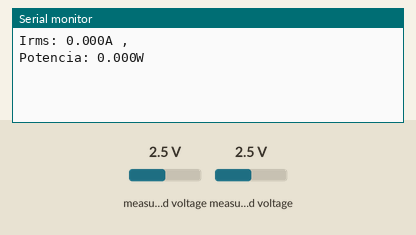
Recording of a sketch running on a simulated Arduino Uno, built with avr-gcc and run on an emulated ATmega328P. Parts: the last lines printed to the serial monitor. Inputs (shaded band) come from the test bench; at power-on: measured voltage 2.5 V.

Above: at 1.2 s.
1.3 s: measured voltage (sensor 200) set to 0.1 V
2.8 s: measured voltage (sensor 201) set to 0.1 V
At 4.0 s:
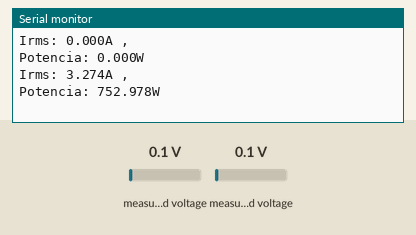
4.3 s: measured voltage (sensor 200) set to 1.2 V
At 5.6 s:
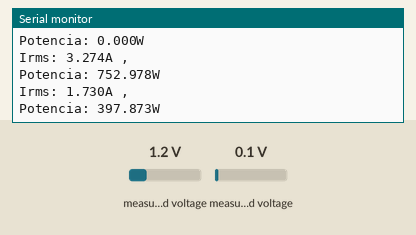
5.8 s: measured voltage (sensor 201) set to 2.5 V
At 7.6 s:
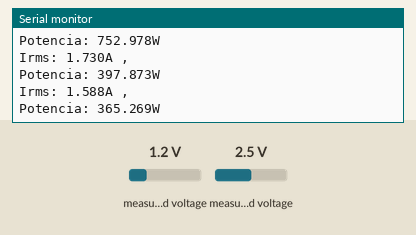
Timing chart, 0 to 8.3 s (numbered marks = the images above; inputs shaded):
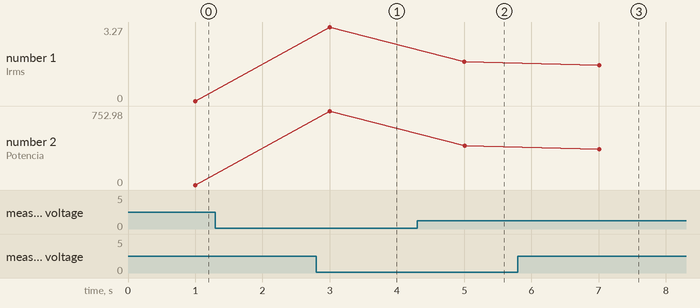

The sketch:

adc_corriente.ino
```cpp
#include <Wire.h>
#include <Adafruit_ADS1X15.h>

Adafruit_ADS1015 ads;

const float FACTOR = 30; //30A/1V

const float multiplier = 0.0625F;

void setup()
{
  Serial.begin(115200);

  ads.setGain(GAIN_TWO);        // ±2.048V  1 bit = 0.0625mV
  ads.begin();
}

void printMeasure(String prefix, float value, String postfix)
{
 Serial.print(prefix);
 Serial.print(value, 3);
 Serial.println(postfix);
}

void loop()
{
 float currentRMS = getCorriente();
 float power = 230.0 * currentRMS;

 printMeasure("Irms: ", currentRMS, "A ,");
 printMeasure("Potencia: ", power, "W");
 delay(1000);
}

float getCorriente()
{
 float voltage;
 float corriente;
 float sum = 0;
 long tiempo = millis();
 int counter = 0;

 while (millis() - tiempo < 1000)
 {
   voltage = ads.readADC_Differential_0_1() * multiplier;
   corriente = voltage * FACTOR;
   corriente /= 1000.0;

   sum += sq(corriente);
   counter = counter + 1;
  }

 corriente = sqrt(sum / counter);
 return(corriente);
}
```

Measured:
- after the input at 2.8 s, the serial monitor: prints a new line after 0.20 s (image 1)
- after the input at 4.3 s, the serial monitor: prints a new line after 0.70 s (image 2)
- after the input at 5.8 s, the serial monitor: prints a new line after 1.2 s (image 3)
- plotted number 1: 0 → 3.27 after the input at 2.8 s, 3.27 → 1.73 after the input at 4.3 s, 1.73 → 1.59 after the input at 5.8 s
- plotted number 2: 0 → 752.98 after the input at 2.8 s, 752.98 → 397.87 after the input at 4.3 s, 397.87 → 365.27 after the input at 5.8 s
